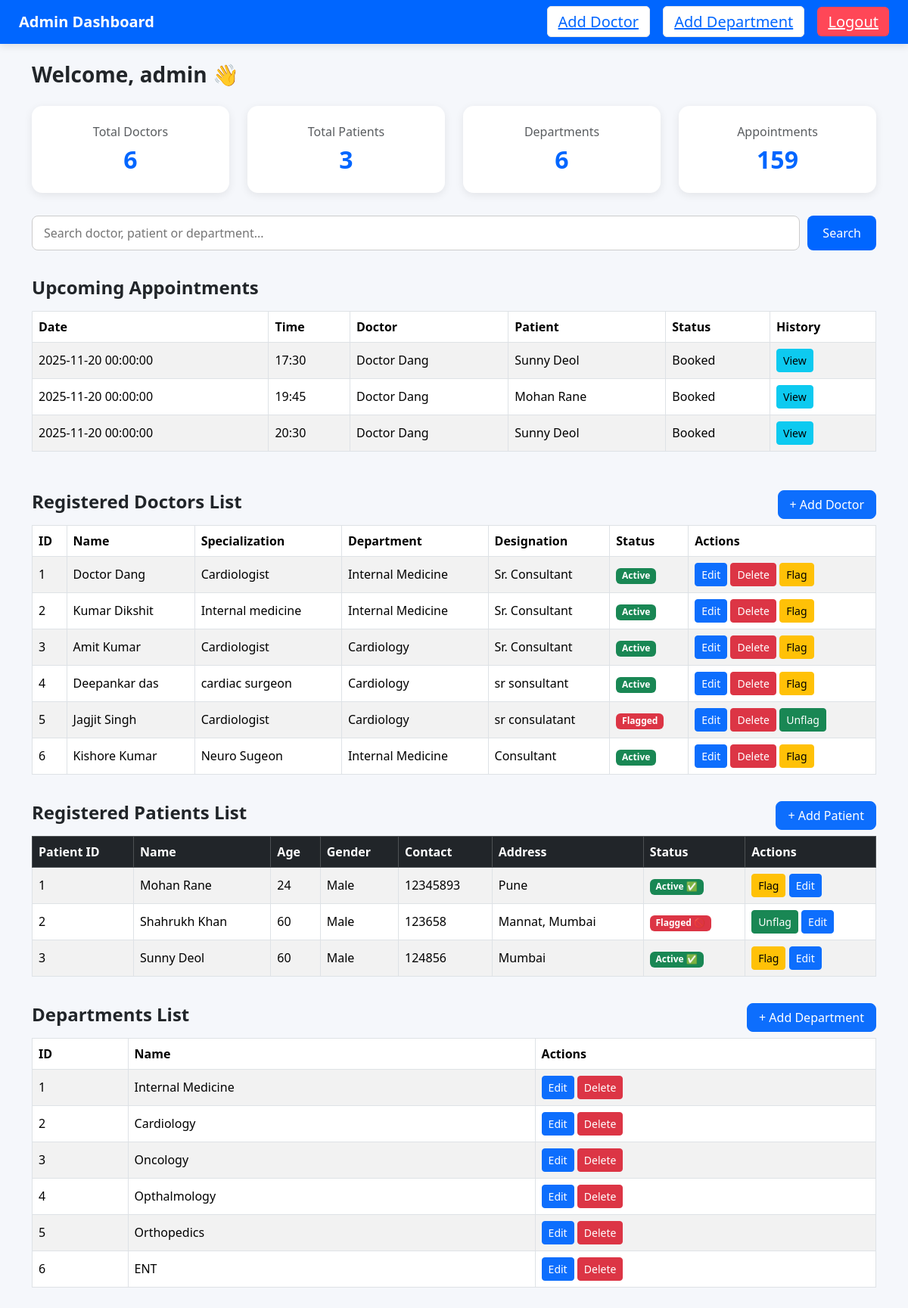
Screenshot of /admindashboard (signed in) with the database file from the repository.
### application/models.py (models this page shows, shortened)
class User(UserMixin, db.Model):
    id = db.Column(db.Integer(), primary_key = True)
    username = db.Column(db.String(), nullable = False, unique = True)
    user_role = db.Column(db.Integer(), nullable = False)
    admin = db.relationship('Admin', backref = 'user')
    doctor = db.relationship('Doctor', backref = 'user')
    patient = db.relationship('Patient', backref = 'user')

class Appointment(UserMixin, db.Model):
    id = db.Column(db.Integer(), primary_key = True)
    appointment_date = db.Column(db.DateTime(), nullable = False)
    appointment_time = db.Column(db.Time(), nullable = False)
    reason = db.Column(db.String(), nullable = False, default = 'Null')
    status = db.Column(db.String(), nullable = False, default = "Available")
    patient_id = db.Column(db.Integer(), db.ForeignKey("patient.id"), nullable = False, default = 999)
    doctor_id = db.Column(db.Integer(), db.ForeignKey("doctor.id"), nullable = False)
    treatment = db.relationship('Treatment', backref = 'appointment')

class Doctor(UserMixin, db.Model):
    id = db.Column(db.Integer(), primary_key = True)
    username = db.Column(db.String(), nullable = False, unique = True)
    password = db.Column(db.String(), nullable = False)
    name = db.Column(db.String(), nullable = False)
    qualification = db.Column(db.String(), nullable = False)
    experience = db.Column(db.Integer(), nullable = False)
    fee = db.Column(db.Integer(), nullable = False)
    flagged = db.Column(db.Integer(), nullable = False,default = 0)
    specialization = db.Column(db.String(), nullable = False)
    designation = db.Column(db.String(), nullable = False)
    registration_num = db.Column(db.String(), nullable = False)
    doctor_id = db.Column(db.Integer(), db.ForeignKey("user.id"), nullable = False)
    appointment = db.relationship('Appointment', backref = 'doctor')
    department_id = db.Column(db.Integer(), db.ForeignKey("department.id"), nullable = False)

class Patient(UserMixin, db.Model):
    id = db.Column(db.Integer(), primary_key = True)
    username = db.Column(db.String(), nullable = False, unique = True)
    password = db.Column(db.String(), nullable = False)
    name = db.Column(db.String(), nullable = False)
    age = db.Column(db.Integer(), nullable = False)
    gender = db.Column(db.String(), nullable = False)
    address = db.Column(db.String(), nullable = False)
    contact_num = db.Column(db.Integer(), nullable = False)
    medical_history = db.Column(db.String(), nullable = False)
    flagged = db.Column(db.Integer(), nullable = False, default = 0)
    patient_id = db.Column(db.Integer(), db.ForeignKey("user.id"), nullable = False)
    appointment = db.relationship('Appointment', backref = 'patient')

class Department(UserMixin, db.Model):
    id = db.Column(db.Integer(), primary_key = True)
    name = db.Column(db.String(), nullable = False, unique = True)
    description = db.Column(db.String(), nullable = False)
    doctor = db.relationship('Doctor', backref = 'department')

### application/routes.py (the view)
@app.route("/admindashboard")
@login_required
def admin_dashboard():
    if current_user.user_role != 0:
        abort(403)
    doctors = Doctor.query.all()
    departments = Department.query.all()
    patients = Patient.query.all()
    today = date.today()
    upcoming_appointments = Appointment.query.filter(
        Appointment.appointment_date >= today,
        Appointment.status == "Booked"
    ).order_by(Appointment.appointment_date, Appointment.appointment_time).all()
    past_appointments = Appointment.query.filter(
        Appointment.appointment_date < today
    ).order_by(Appointment.appointment_date.desc(), Appointment.appointment_time.desc()).all()
    totals = {
        "doctors": len(doctors),
        "patients": len(patients),
        "departments": len(departments),
        "appointments": Appointment.query.count(),
    }
    return render_template(
        "admin_dashboard.html",
        admin_name=current_user.username,
        doctors=doctors,
        departments=departments,
        patients=patients,
        totals=totals,
        upcoming_appointments=upcoming_appointments,
        past_appointments=past_appointments
    )

### templates/admin_dashboard.html (shortened to what this page needs)
<!DOCTYPE html>
<html lang="en">
<head>
    <link href="https://cdn.jsdelivr.net/npm/bootstrap@5.3.3/dist/css/bootstrap.min.css" rel="stylesheet">
</head>
<body>
    <div class="topbar">
        <div>Admin Dashboard</div>
        <div class="actions">
            <a href="/createdoctor" class="btn-nav navlink">Add Doctor</a>
            <a href="/createdept" class="btn-nav navlink">Add Department</a>
            <a href="/admin_logout" class="btn-nav logout">Logout</a>
        </div>
    </div>
    <div class="container mt-4">
        <h3 class="fw-bold mb-4">Welcome, {{ admin_name }} 👋</h3>
        <div class="row g-4">
            <div class="col-md-3"><div class="stat-card">
                <h6 class="text-muted">Total Doctors</h6>
                <h3>{{ totals.doctors }}</h3>
            </div></div>
            <div class="col-md-3"><div class="stat-card">
                <h6 class="text-muted">Total Patients</h6>
                <h3>{{ totals.patients }}</h3>
            </div></div>
            <div class="col-md-3"><div class="stat-card">
                <h6 class="text-muted">Departments</h6>
                <h3>{{ totals.departments }}</h3>
            </div></div>
            <div class="col-md-3"><div class="stat-card">
                <h6 class="text-muted">Appointments</h6>
                <h3>{{ totals.appointments }}</h3>
            </div></div>
        </div>
        <form method="get" action="{{ url_for('admin_search') }}" class="search-bar">
            <input type="text" name="q" class="search-input" placeholder="Search doctor, patient or department...">
            <button class="search-btn">Search</button>
        </form>
        <div class="table-section">
            <h4 class="fw-bold">Upcoming Appointments</h4>
            {% if upcoming_appointments %}
            <div class="scroll-box">
                <table class="table table-bordered table-striped mt-2">
                    <thead>
                        <tr>
                            <th>Date</th>
                            <th>Time</th>
                            <th>Doctor</th>
                            <th>Patient</th>
                            <th>Status</th>
                            <th>History</th>
                        </tr>
                    </thead>
                    <tbody>
    {% for a in upcoming_appointments %}
    <tr>
        <td>{{ a.appointment_date }}</td>
        <td>{{ a.appointment_time.strftime('%H:%M') }}</td>
        <td>{{ a.doctor.name if a.doctor else '—' }}</td>
        <td>{{ a.patient.name if a.patient else '—' }}</td>
        <td>{{ a.status }}</td>
        <td>
            {% if a.patient %}
                <a href="{{ url_for('patient_history', patient_id=a.patient.id) }}"
                   class="btn btn-info btn-sm">
                    View
                </a>
            {% else %}
                —
            {% endif %}
        </td>
    </tr>
    {% endfor %}
</tbody>
                </table>
            </div>
            {% else %}
            <p class="text-muted">No upcoming appointments.</p>
            {% endif %}
        </div>
<div class="table-section">
    <div class="d-flex justify-content-between align-items-center mb-2">
        <h4 class="fw-bold">Registered Doctors List</h4>
        <a href="/createdoctor" class="btn btn-primary"
           style="padding: 6px 15px; border-radius: 8px; font-weight: 500;">
            + Add Doctor
        </a>
    </div>
    <table class="table table-bordered table-striped">
        <thead>
        <tr>
            <th>ID</th><th>Name</th><th>Specialization</th><th>Department</th>
            <th>Designation</th><th>Status</th><th>Actions</th>
        </tr>
        </thead>
        <tbody>
        {% for doctor in doctors %}
        <tr>
            <td>{{ doctor.id }}</td>
            <td>{{ doctor.name }}</td>
            <td>{{ doctor.specialization }}</td>
            <td>{{ doctor.department.name }}</td>
            <td>{{ doctor.designation }}</td>
            <td>
                {% if doctor.flagged %}
                    <span class="badge bg-danger">Flagged</span>
                {% else %}
                    <span class="badge bg-success">Active</span>
                {% endif %}
            </td>
            <td>
                <a href="{{ url_for('edit_doctor', doctor_id=doctor.id) }}"
                   class="btn btn-sm btn-primary">Edit</a>
                <form action="{{ url_for('delete_doctor', doctor_id=doctor.id) }}"
                      method="post" style="display:inline;">
                    <button class="btn btn-sm btn-danger">Delete</button>
                </form>
                {% if doctor.flagged == 0 %}
                <form action="{{ url_for('flag_doctor', doctor_id=doctor.id) }}"
                      method="post" style="display:inline;">
                    <button class="btn btn-sm btn-warning">Flag</button>
                </form>
                {% else %}
                <form action="{{ url_for('unflag_doctor', doctor_id=doctor.id) }}"
                      method="post" style="display:inline;">
                    <button class="btn btn-sm btn-success">Unflag</button>
                </form>
                {% endif %}
            </td>
        </tr>
        {% endfor %}
        </tbody>
    </table>
</div>
<div class="table-section">
    <div class="d-flex justify-content-between align-items-center mb-2">
        <h4 class="fw-bold">Registered Patients List</h4>
        <a href="/patientregister" class="btn btn-primary"
           style="padding: 6px 15px; border-radius: 8px; font-weight: 500;">
            + Add Patient
        </a>
    </div>
    <table class="table table-striped table-bordered align-middle">
        <thead class="table-dark">
            <tr>
                <th>Patient ID</th>
                <th>Name</th>
                <th>Age</th>
                <th>Gender</th>
                <th>Contact</th>
                <th>Address</th>
                <th>Status</th>
                <th>Actions</th>
            </tr>
        </thead>
        <tbody>
        {% for patient in patients %}
        <tr>
            <td>{{ patient.id }}</td>
            <td>{{ patient.name }}</td>
            <td>{{ patient.age }}</td>
            <td>{{ patient.gender }}</td>
            <td>{{ patient.contact_num }}</td>
            <td>{{ patient.address }}</td>
            <td>
                {% if patient.flagged == 1 %}
                    <span class="badge bg-danger">Flagged 🚫</span>
                {% else %}
                    <span class="badge bg-success">Active ✅</span>
                {% endif %}
            </td>
            <td>
                {% if patient.flagged == 0 %}
                <form action="{{ url_for('flag_patient', patient_id=patient.id) }}"
                      method="post" style="display:inline;">
                    <button type="submit" class="btn btn-warning btn-sm">Flag</button>
                </form>
                {% else %}
                <form action="{{ url_for('unflag_patient', patient_id=patient.id) }}"
                      method="post" style="display:inline;">
                    <button type="submit" class="btn btn-success btn-sm">Unflag</button>
                </form>
                {% endif %}
                <a href="{{ url_for('edit_patient', patient_id=patient.id) }}"
                   class="btn btn-primary btn-sm">Edit</a>
            </td>
        </tr>
        {% endfor %}
        </tbody>
    </table>
</div>
<div class="table-section mb-5">
    <div class="d-flex justify-content-between align-items-center mb-2">
        <h4 class="fw-bold">Departments List</h4>
        <a href="/createdept" class="btn btn-primary"
           style="padding: 6px 15px; border-radius: 8px; font-weight: 500;">
            + Add Department
        </a>
    </div>
    <table class="table table-bordered table-striped">
        <thead>
        <tr>
            <th>ID</th><th>Name</th><th>Actions</th>
        </tr>
        </thead>
        <tbody>
        {% for dept in departments %}
        <tr>
            <td>{{ dept.id }}</td>
            <td>{{ dept.name }}</td>
            <td>
                <a href="{{ url_for('edit_department', department_id=dept.id) }}"
                   class="btn btn-sm btn-primary">Edit</a>
                <form action="{{ url_for('delete_department', department_id=dept.id) }}"
                      method="post" style="display:inline;"
                      onsubmit="return confirm('Delete this department?');">
                    <button class="btn btn-sm btn-danger">Delete</button>
                </form>
            </td>
        </tr>
        {% endfor %}
        </tbody>
    </table>
</div>
</body>
</html>

### templates/admin_dashboard.html (style rules this page uses)
body { background-color: #f5f7fb; font-family: 'Segoe UI', sans-serif; }
.topbar { background: #0066ff; padding: 14px 25px; color: #fff; display: flex; justify-content: space-between; align-items: center; font-size: 20px; font-weight: 600; box-shadow: 0 3px 10px rgba(0,0,0,0.1); }
.topbar .actions a { margin-left: 12px; }
.btn-nav { padding: 6px 14px; border-radius: 6px; font-weight: 500; border: none; }
.btn-nav.logout { background: #ff4757; color: #fff; }
.btn-nav.navlink { background: #ffffff; color: #0066ff; border: 1px solid #e5e5e5; }
.stat-card { border-radius: 14px; padding: 25px; background: #fff; box-shadow: 0 3px 12px rgba(0,0,0,0.08); text-align: center; }
.stat-card h3 { font-size: 32px; font-weight: 700; margin: 0; color: #0066ff; }
.search-bar { margin: 30px 0; display: flex; gap: 10px; }
.search-input { flex: 1; padding: 10px 15px; border-radius: 8px; border: 1px solid #cccccc; font-size: 16px; }
.search-btn { padding: 10px 20px; background: #0066ff; color: #fff; border: none; border-radius: 8px; }
.table-section { margin-top: 35px; }
.table thead { background: #0066ff; color: #fff; }
.table td, .table th { vertical-align: middle; }
.scroll-box { max-height: 260px; overflow-y: auto; border-radius: 10px; }

### rows the page displays
User: username "admin"
Appointment: appointment_date "2025-11-20 00:00:00", appointment_time "17:30", doctor "Doctor Dang", patient "Sunny Deol", status "Booked"
Appointment: appointment_date "2025-11-20 00:00:00", appointment_time "19:45", doctor "Doctor Dang", patient "Mohan Rane", status "Booked"
Appointment: appointment_date "2025-11-20 00:00:00", appointment_time "20:30", doctor "Doctor Dang", patient "Sunny Deol", status "Booked"
Doctor: id "1", name "Doctor Dang", specialization "Cardiologist", department.name "Internal Medicine", designation "Sr. Consultant", flagged "Active"
Doctor: id "2", name "Kumar Dikshit", specialization "Internal medicine", department.name "Internal Medicine", designation "Sr. Consultant", flagged "Active"
Doctor: id "3", name "Amit Kumar", specialization "Cardiologist", department.name "Cardiology", designation "Sr. Consultant", flagged "Active"
Doctor: id "4", name "Deepankar das", specialization "cardiac surgeon", department.name "Cardiology", designation "sr sonsultant", flagged "Active"
Doctor: id "5", name "Jagjit Singh", specialization "Cardiologist", department.name "Cardiology", designation "sr consulatant", flagged "Flagged"
Doctor: id "6", name "Kishore Kumar", specialization "Neuro Sugeon", department.name "Internal Medicine", designation "Consultant", flagged "Active"
Patient: id "1", name "Mohan Rane", age "24", gender "Male", contact_num "12345893", address "Pune", flagged "Active ✅"
Patient: id "2", name "Shahrukh Khan", age "60", gender "Male", contact_num "123658", address "Mannat, Mumbai", flagged "Flagged 🚫"
Patient: id "3", name "Sunny Deol", age "60", gender "Male", contact_num "124856", address "Mumbai", flagged "Active ✅"
Department: id "1", name "Internal Medicine"
Department: id "2", name "Cardiology"
Department: id "3", name "Oncology"
Department: id "4", name "Opthalmology"
Department: id "5", name "Orthopedics"
Department: id "6", name "ENT"

### other values shown
{{ totals.doctors }} "6"
{{ totals.patients }} "3"
{{ totals.departments }} "6"
{{ totals.appointments }} "159"
